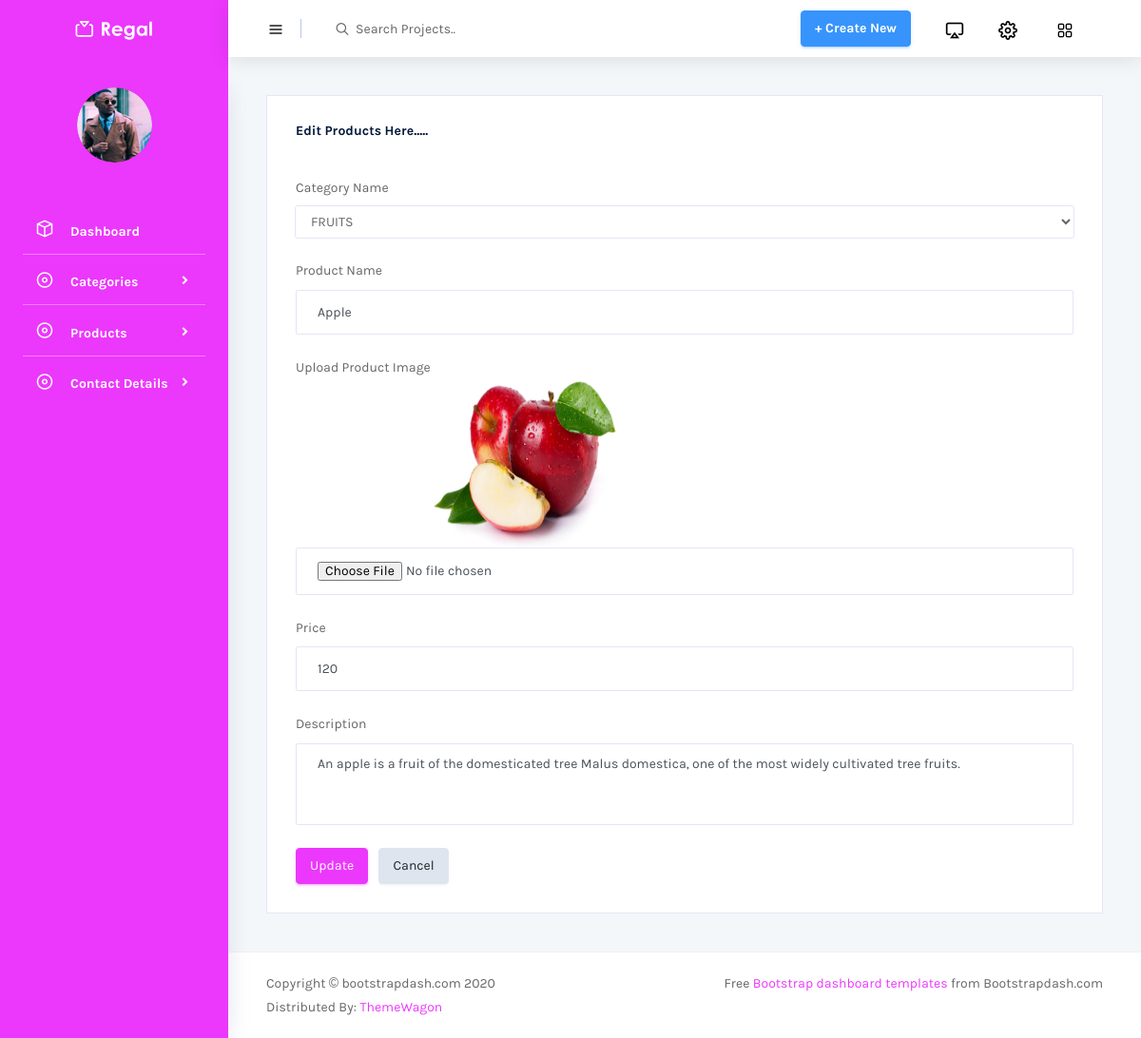
Screenshot of /Backend/edit_product/1/ with the database file from the repository.
### Backend/models.py (models this page shows)
class Productdb(models.Model):
    Category=models.CharField(max_length=100,null=True,blank=True)
    Product_name=models.CharField(max_length=100,null=True,blank=True)
    Product_Image=models.ImageField(upload_to="Product Image",null=True,blank=True)
    Price=models.IntegerField(null=True,blank=True)
    Description=models.CharField(max_length=100,null=True,blank=True)

### Backend/views.py (the view)
# urls.py: path('edit_product/<int:pid>/',views.edit_product,name="edit_product"),
def edit_product(request,pid):
    pdata=Productdb.objects.get(id=pid)
    cat=Categorydb.objects.all()
    return render(request,"Edit_Product.html",{'pdata':pdata,'cat':cat})

### Backend/templates/Edit_Product.html (shortened to what this page needs)
<!DOCTYPE html>
{% extends 'index.html' %}
{% block content %}
<html lang="en">
<head>
</head>
<body>
<div class="card">
                <div class="card-body">
                  <h4 class="card-title">Edit Products Here.....</h4><br><br>
                  <form class="forms-sample" method="post" action="{% url 'update_product' pid=pdata.id %}" enctype="multipart/form-data">
                      <div class="form-group">
                      <label for="exampleSelectGender">Category Name</label>
                        <select class="form-control" id="exampleSelectGender" fdprocessedid="wpway5" name="cname">
                            <option>{{pdata.Category}}</option>
                        </select>
                      </div>
                    <div class="form-group">
                      <label for="exampleInputName1">Product Name</label>
                      <input type="text" class="form-control" id="exampleInputName1"  name="pname" placeholder="Name" fdprocessedid="y2o5z1b" value="{{pdata.Product_name}}">
                    </div>
                      <div class="form-group">
                      <label for="exampleInputName1">Upload Product Image</label>
                          <img src="{{pdata.Product_Image.url}}" width="200px" height="200px">
                      <input type="file" class="form-control"  name="pimage" placeholder="Name" fdprocessedid="y2o5z1b" value="{{pdata.Product_Image}}">
                    </div>
                      <div class="form-group">
                      <label for="exampleInputName1">Price</label>
                      <input type="text" class="form-control"   name="price" placeholder="Name" fdprocessedid="y2o5z1b" value="{{pdata.Price}}">
                    </div>
                    <div class="form-group">
                      <label for="exampleTextarea1">Description</label>
                      <textarea class="form-control"   name="description" id="exampleTextarea1" rows="4">{{pdata.Description}}</textarea>
                    </div>
                    <button type="submit" class="btn btn-primary mr-2" fdprocessedid="tvx093">Update</button>
                    <button class="btn btn-light" fdprocessedid="tx3o39">Cancel</button>
                  </form>
                </div>
              </div>
</body>
</html>
{% endblock %}

### rows the page displays
Productdb: cname "FRUITS", pname "Apple", Product_Image (picture), price "120", description "An apple is a fruit of the domesticated tree Malus domestica, one of the most widely cultivated tree fruits."
